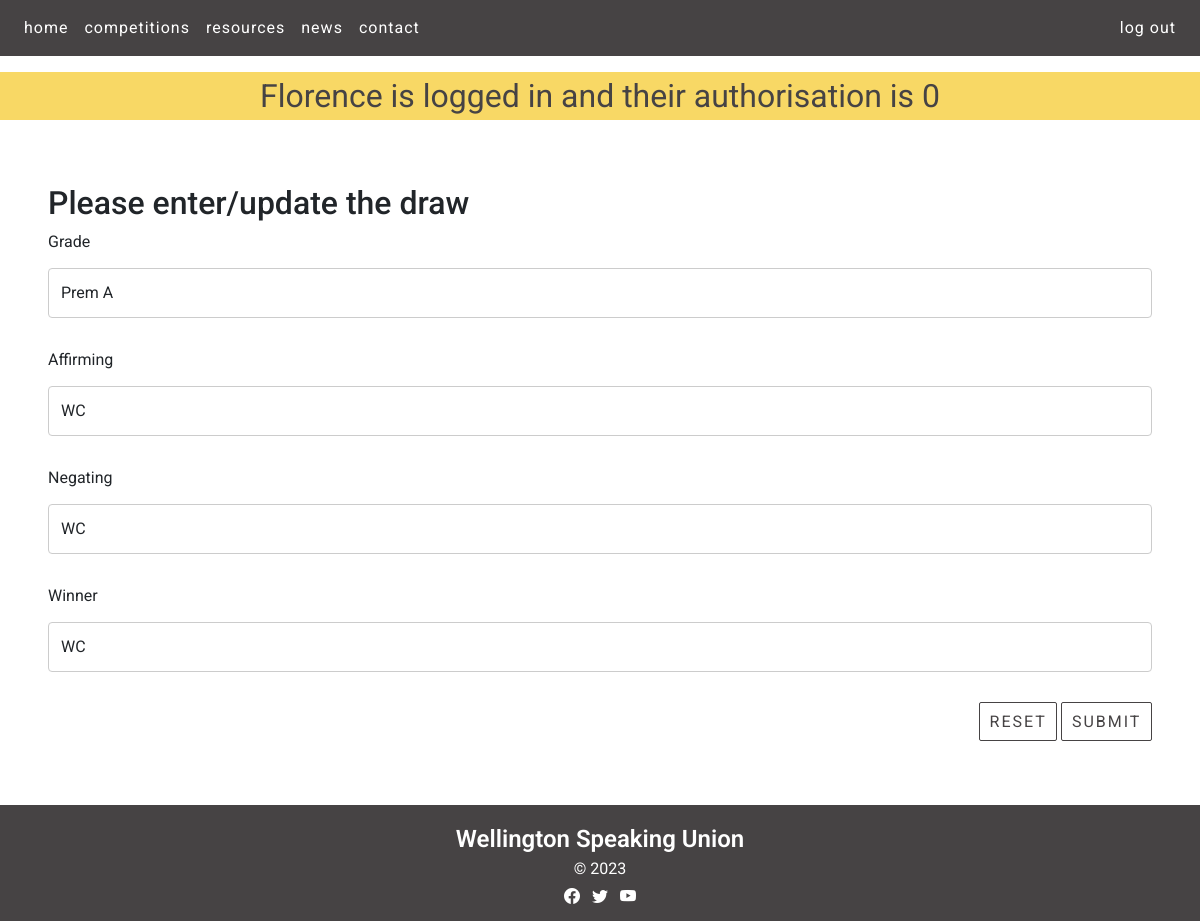
Before: /draw_cud?id=3&task=update (signed in) with the older database file.
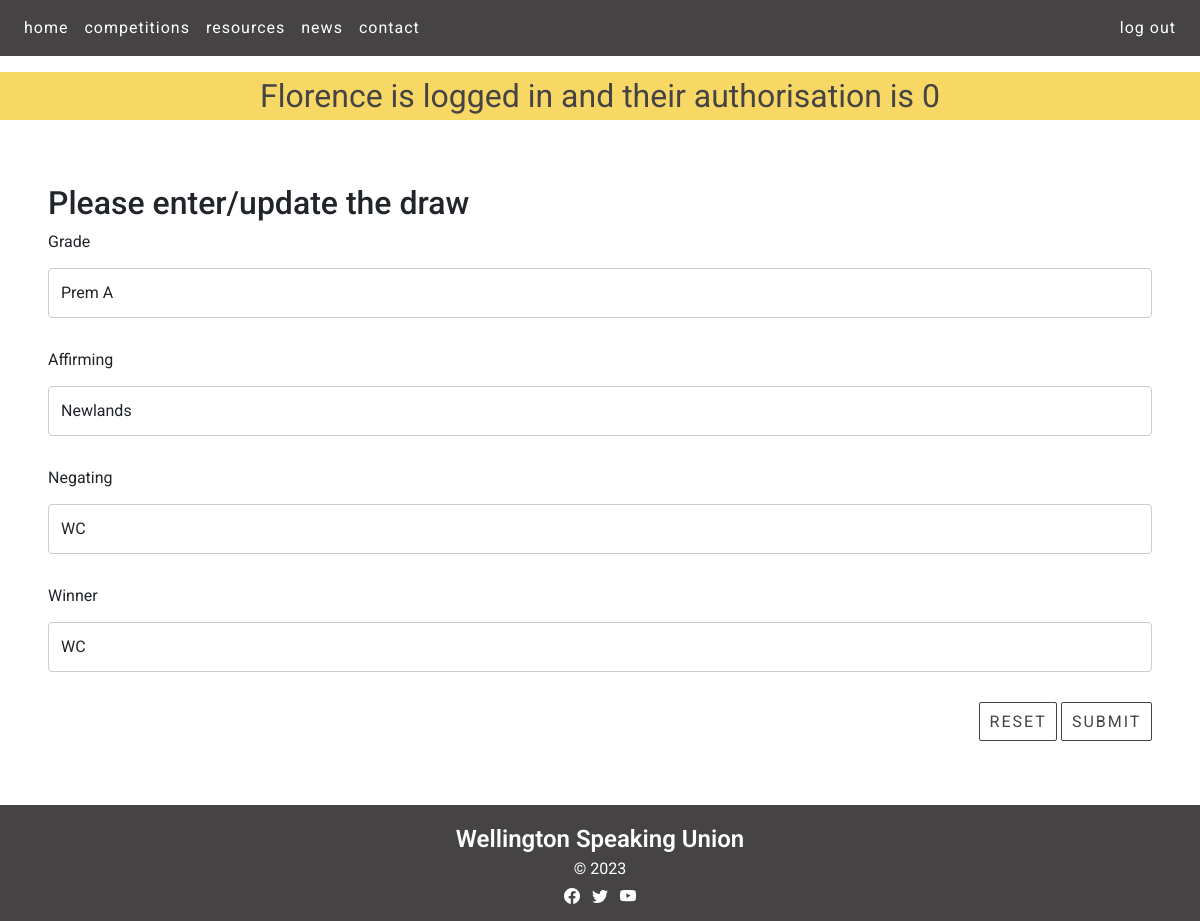
After: the same page with the newer database file.
### tables this page shows
CREATE TABLE draw(
    draw_id integer primary key autoincrement not null,
    grade text not null,
    round integer not null,
    affirming text not null,
    negating text not null,
    winner text
);

### server.py (the view, shortened to what this page needs)
@app.route ('/draw_cud', methods=["GET", "POST"])
def draw_cud():
    data = request.args
    required_keys = ['id', 'task']
    for k in required_keys:
        if k not in data.keys():
            message = "Do not know what to do with read update on news (key not present)"
            return render_template('error.html', message=message)
    if request.method == "GET":
        if data['task'] == 'delete':
            sql = "delete from draw where draw_id = ?"
            values_tuple = (data['id'],)
            result = run_commit_query(sql, values_tuple, db_path)
            return redirect(url_for('competitions'))
        elif data['task'] == "update":
            sql = """select grade, round, affirming, negating, winner from draw where draw_id=?"""
            values_tuple = (data['id'],)
            result = run_search_query_tuples(sql, values_tuple, db_path, True)
            result=result[0]
            return render_template("draw_cud.html",
                                   **result,
                                   id=data['id'],
                                   task=data['task'])
        elif data['task'] == 'add':
            temp = {'grade': 'prem', 'round': '4', 'affirming': 'affirming team', 'negating': 'negating team', 'winner': 'winning team'}
            return render_template("draw_cud.html",
                                    id=0,
                                    task=data['task'],
                                    **temp)
        else:
            message = "Unrecognised task coming from news page"
            return render_template('error.html', message=message)

### db_functions.py (called while the page is built)
def run_search_query_tuples(sql_query, values_tuple, file_path, rowfactory=False):
    result = None
    try:
        db = sqlite3.connect(file_path)
        if rowfactory:
            db.row_factory = sqlite3.Row
        cursor = db.cursor()
        cursor.execute(sql_query, values_tuple)
        result = cursor.fetchall()
        cursor.close()
    except sqlite3.Error as error:
        print("Error running search query tuples: {}".format(error))
        return None
    db.close()
    if result is None:
        print("No search values were found")
    return result

### templates/draw_cud.html (shortened to what this page needs)
{% extends "layout.html" %}
{% block content %}
<div class="recent-news-containers white-bg">
  <div class="news p-4 my-4">
    <h2>Please enter/update the draw</h2>
    <form action="{{url_for('draw_cud', id=id, task=task)}}" method="POST">
      <div>
        <label for="grade" class="form-label">Grade</label>
        <input type="text" class="form-control" id="grade" name="grade" placeholder="" value="{{grade}}" required>
      </div>
      <div>
        <label for="affirming" class="form-label">Affirming</label>
        <input type="text" class="form-control" id="affirming" name="affirming" placeholder="" value="{{affirming}}" required>
      </div>
      <div>
        <label for="negating" class="form-label">Negating</label>
        <input type="text" class="form-control" id="negating" name="negating" placeholder="" value="{{negating}}" required>
      </div>
      <div>
        <label for="winner" class="form-label">Winner</label>
        <input type="text" class="form-control" id="winner" name="winner" placeholder="" value="{{winner}}" required>
      </div>
      <div class="text-end">
        <button type="reset" class="btn btn-primary recent-news-button">Reset</button>
        <button type="submit" class="btn btn-primary recent-news-button">Submit</button>
      </div>
    </form>
  </div>
</div>
{% endblock %}

Changed rows visible on the page:
changed draw "Prem A": affirming "WC" → "Newlands"
